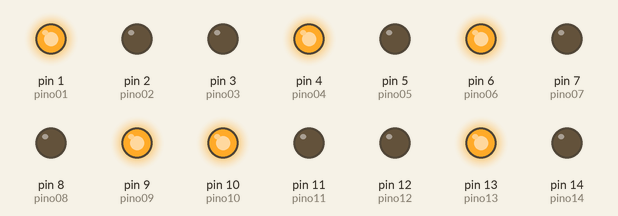
Simulated run of this sketch. Board: Arduino Uno, built with avr-gcc and run on an emulated ATmega328P. Shown: output pins drawn as LEDs (lit = HIGH).

Above: at 0.1 s.
Timing chart, 0 to 1.6 s (numbered marks = the images above):
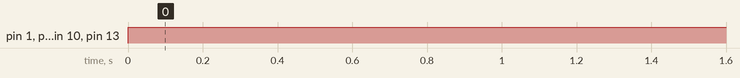

Measured:
- by itself, pin 1 (pino01), pin 4 (pino04), pin 6 (pino06), pin 9 (pino09), pin 10 (pino10), pin 13 (pino13): LOW → HIGH at 0.00 s

The sketch:

ledPINO.ino
```cpp
int pino01 = 1;
int pino02 = 2;
int pino03 = 3;
int pino04 = 4;
int pino05 = 5;
int pino06 = 6;
int pino07 = 7;
int pino08 = 8;
int pino09 = 9;
int pino10 = 10;
int pino11 = 11;
int pino12 = 12;
int pino13 = 13;
int pino14 = 14;
int pino15 = 15;
int pino16 = 16;

void setup()
{
  pinMode(pino01, OUTPUT);
  pinMode(pino02, OUTPUT);
  pinMode(pino03, OUTPUT);
  pinMode(pino04, OUTPUT);
  pinMode(pino05, OUTPUT);
  pinMode(pino06, OUTPUT);
  pinMode(pino07, OUTPUT);
  pinMode(pino08, OUTPUT);
  pinMode(pino09, OUTPUT);
  pinMode(pino10, OUTPUT);
  pinMode(pino11, OUTPUT);
  pinMode(pino12, OUTPUT);
  pinMode(pino13, OUTPUT);
  pinMode(pino14, OUTPUT);
  pinMode(pino15, OUTPUT);
  pinMode(pino16, OUTPUT);
}

void loop()
{
  digitalWrite(pino01, HIGH);
  digitalWrite(pino02, LOW);
  digitalWrite(pino03, LOW);
  digitalWrite(pino04, HIGH);
  digitalWrite(pino05, LOW);
  digitalWrite(pino06, HIGH);
  digitalWrite(pino07, LOW);
  digitalWrite(pino08, LOW);
  digitalWrite(pino09, HIGH);
  digitalWrite(pino10, HIGH);
  digitalWrite(pino11, LOW);
  digitalWrite(pino12, LOW);
  digitalWrite(pino13, HIGH);
  digitalWrite(pino14, LOW);
  digitalWrite(pino15, HIGH);
  digitalWrite(pino16, HIGH);
}
```
